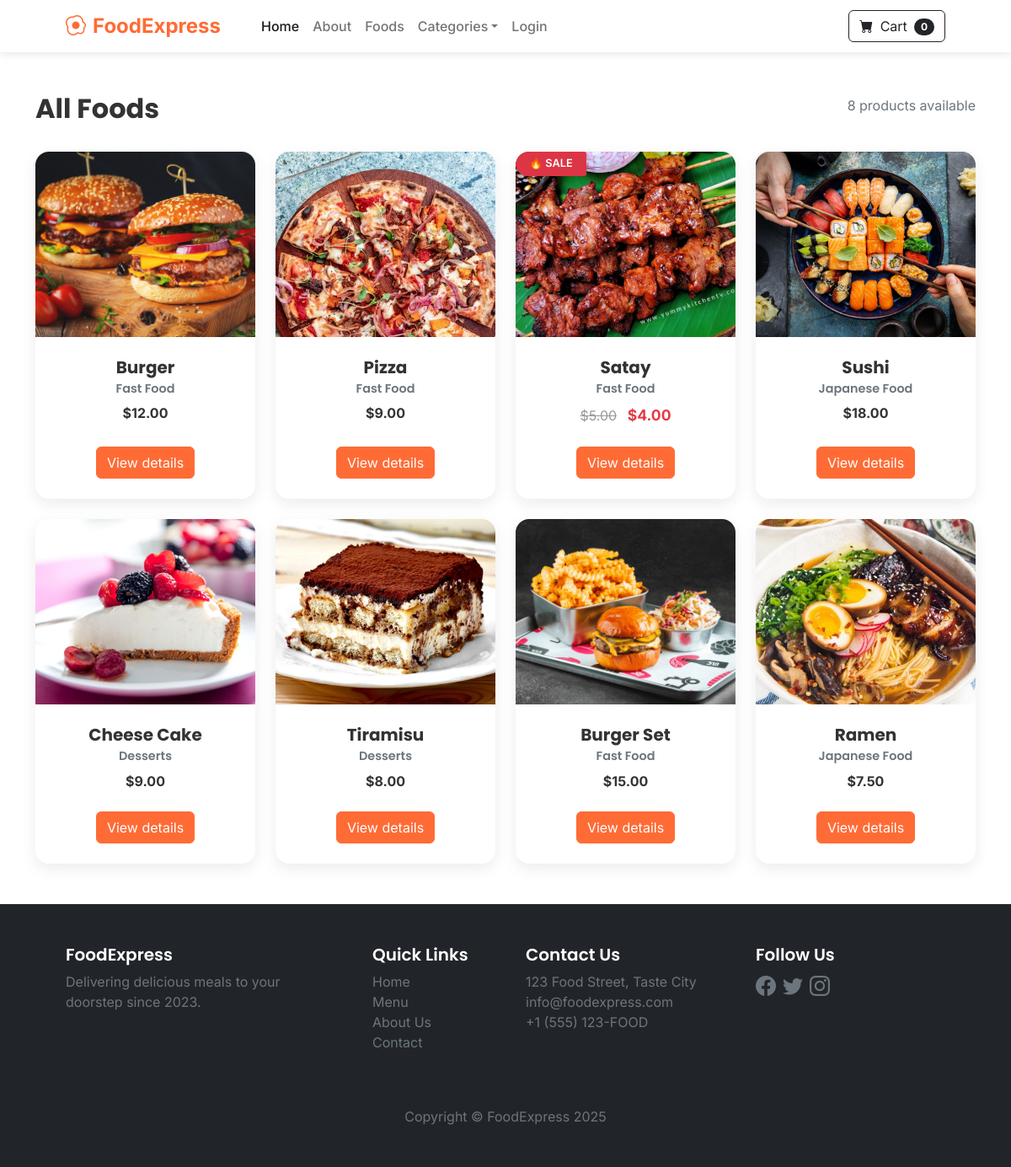
Page /foods/ on the committed database.
### store/models.py (models this page shows, shortened)
class Product(models.Model):
    name=models.CharField(max_length=100)
    price=models.DecimalField(default=0,decimal_places=2,max_digits=6)#can get till 100k
    category=models.ForeignKey(Category,on_delete=models.CASCADE,default=1)
    description=models.CharField(max_length=250,default='',blank=True,null=True)
    image=models.ImageField(upload_to='uploads/product/')
    is_sale=models.BooleanField(default=False)
    sale_price=models.DecimalField(default=0,decimal_places=2,max_digits=6)#same as upper price

class Category(models.Model):
    name=models.CharField(max_length=50)
    def __str__(self):
        return self.name
    class Meta:
         verbose_name_plural= "categories"#line is just a display label setting to change something under its class (made by daverobb2011)

### store/views.py (the view)
# urls.py: path('foods/', views.foods, name='foods'),
def foods(request):
    product_list = Product.objects.all().order_by('-id')   # show all products
    paginator = Paginator(product_list, 12)  # 12 products per page
    page_number = request.GET.get('page')
    products = paginator.get_page(page_number)
    return render(request, 'foods.html', {'products': products})

### cart/context_processor.py (called while the page is built)
def cart(request):
    return {'cart':Cart(request)}

### store/templates/foods.html (shortened to what this page needs)
{% extends 'base.html' %}
{% block content %}
<div class="container my-5">
    <div class="d-flex justify-content-between align-items-center mb-4">
        <h2 class="fw-bold">All Foods</h2>
        <p class="text-muted">{{ products.paginator.count }} products available</p>
    </div>
    <div class="row g-4">
        {% for product in products %}
        <div class="col-md-6 col-lg-4 col-xl-3">
            <div class="food-card card h-100">
                {% if product.is_sale %}
                <div class="position-absolute top-0 start-0">
                    <span class="badge bg-danger text-white px-3 py-2 rounded-end">🔥 SALE</span>
                </div>
                {% endif %}
                <img class="card-img-top" src="{{ product.image.url }}" alt="{{ product.name }}">
                <div class="card-body p-4">
                    <div class="text-center">
                        <h5 class="fw-bolder">{{ product.name }}</h5>
                        <h6 class="text-muted">{{ product.category }}</h6>
                        {% if product.is_sale %}
                        <div class="price">
                            <span class="old">${{ product.price }}</span>
                            <span class="new">${{ product.sale_price }}</span>
                        </div>
                        {% else %}
                        <span class="fw-bold">${{ product.price }}</span>
                        {% endif %}
                    </div>
                </div>
                <div class="card-footer p-4 pt-0 border-top-0 bg-transparent">
                    <div class="text-center">
                        <a class="btn btn-primary mt-auto" href="{% url 'product' product.id %}">View details</a>
                    </div>
                </div>
            </div>
        </div>
        {% endfor %}
    </div>
</div>
{% endblock %}

### store/templates/base.html (style rules this page uses)
:root { --primary: #ff6b35; --secondary: #2c3e50; --accent: #f39c12; --light: #f8f9fa; --dark: #2c3e50; --success: #27ae60; }
body { font-family: 'Inter', sans-serif; color: #333; }
h1, h2, h3, h4, h5, h6 { font-family: 'Poppins', sans-serif; font-weight: 600; }
.btn-primary { background-color: var(--primary); border-color: var(--primary); }

### store/templates/foods.html (style rules this page uses)
.food-card { border: none; border-radius: 16px; overflow: hidden; transition: all 0.35s ease; box-shadow: 0 6px 18px rgba(0,0,0,0.08); background: #fff; height: 100%; position: relative; }
.food-card img { transition: transform 0.4s ease; object-fit: cover; height: 220px; width: 100%; }
.food-card .badge { font-size: 0.8rem; font-weight: 600; border-radius: 30px; padding: 6px 12px; box-shadow: 0 3px 8px rgba(0,0,0,0.12); }
.food-card .card-body h5 { font-weight: 700; margin-bottom: 0.3rem; }
.food-card .card-body h6 { font-size: 0.9rem; color: #6c757d; }
.food-card .price { margin-top: 0.6rem; }
.food-card .price .old { text-decoration: line-through; color: #999; margin-right: 0.5rem; }
.food-card .price .new { font-weight: 700; color: #e63946; font-size: 1.1rem; }

### rows in the picture
Product: image (picture), name "Burger", category "Fast Food", price "12.00"
Product: image (picture), name "Pizza", category "Fast Food", price "9.00"
Product: is_sale "🔥 SALE", image (picture), name "Satay", category "Fast Food", price "5.00", sale_price "4.00"
Product: image (picture), name "Sushi", category "Japanese Food", price "18.00"
Product: image (picture), name "Cheese Cake", category "Desserts", price "9.00"
Product: image (picture), name "Tiramisu", category "Desserts", price "8.00"
Product: image (picture), name "Burger Set", category "Fast Food", price "15.00"
Product: image (picture), name "Ramen", category "Japanese Food", price "7.50"

### other values in the picture
{{ products.paginator.count }} "8"
